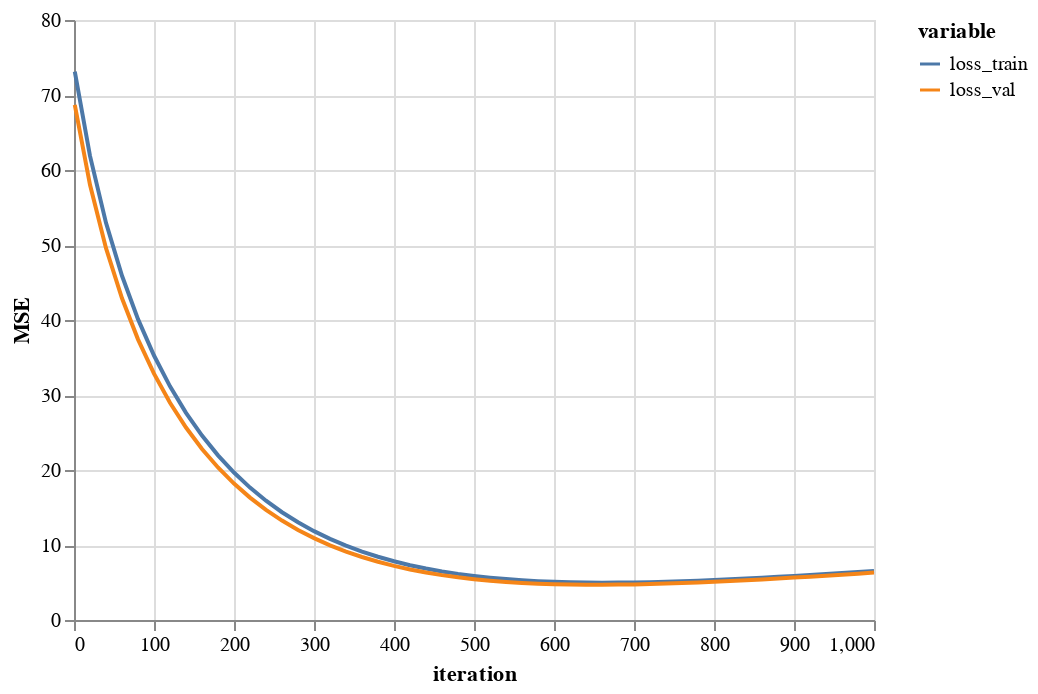

Source (notebook cell):
### Code cell
chart = alt.Chart(mf_metrics.melt("iteration")).mark_line().encode(
    x="iteration",
    y=alt.Y("value", title="MSE"),
    color="variable",
)
chart

### Figure 1 — Vega-Lite specification as saved in the notebook (floating-point values rounded to 4 significant figures)
{"config": {"view": {"continuousWidth": 400, "continuousHeight": 300}}, "data": {"name": "data-252c9db9f2d0244d4e8a87a38c740d13"}, "mark": "line", "encoding": {"color": {"field": "variable", "type": "nominal"}, "x": {"field": "iteration", "type": "quantitative"}, "y": {"field": "value", "title": "MSE", "type": "quantitative"}}, "$schema": "https://vega.github.io/schema/vega-lite/v4.17.0.json", "datasets": {"data-252c9db9f2d0244d4e8a87a38c740d13": [{"iteration": 1, "variable": "loss_train", "value": 73.13}, {"iteration": 20, "variable": "loss_train", "value": 61.88}, {"iteration": 40, "variable": "loss_train", "value": 52.95}, {"iteration": 60, "variable": "loss_train", "value": 45.9}, {"iteration": 80, "variable": "loss_train", "value": 40.11}, {"iteration": 100, "variable": "loss_train", "value": 35.26}, {"iteration": 120, "variable": "loss_train", "value": 31.15}, {"iteration": 140, "variable": "loss_train", "value": 27.62}, {"iteration": 160, "variable": "loss_train", "value": 24.58}, {"iteration": 180, "variable": "loss_train", "value": 21.95}, {"iteration": 200, "variable": "loss_train", "value": 19.66}, {"iteration": 220, "variable": "loss_train", "value": 17.65}, {"iteration": 240, "variable": "loss_train", "value": 15.9}, {"iteration": 260, "variable": "loss_train", "value": 14.37}, {"iteration": 280, "variable": "loss_train", "value": 13.03}, {"iteration": 300, "variable": "loss_train", "value": 11.85}, {"iteration": 320, "variable": "loss_train", "value": 10.82}, {"iteration": 340, "variable": "loss_train", "value": 9.911}, {"iteration": 360, "variable": "loss_train", "value": 9.12}, {"iteration": 380, "variable": "loss_train", "value": 8.43}, {"iteration": 400, "variable": "loss_train", "value": 7.83}, {"iteration": 420, "variable": "loss_train", "value": 7.309}, {"iteration": 440, "variable": "loss_train", "value": 6.86}, {"iteration": 460, "variable": "loss_train", "value": 6.476}, {"iteration": 480, "variable": "loss_train", "value": 6.148}, {"iteration": 500, "variable": "loss_train", "value": 5.872}, {"iteration": 520, "variable": "loss_train", "value": 5.641}, {"iteration": 540, "variable": "loss_train", "value": 5.453}, {"iteration": 560, "variable": "loss_train", "value": 5.301}, {"iteration": 580, "variable": "loss_train", "value": 5.183}, {"iteration": 600, "variable": "loss_train", "value": 5.095}, {"iteration": 620, "variable": "loss_train", "value": 5.034}, {"iteration": 640, "variable": "loss_train", "value": 4.997}, {"iteration": 660, "variable": "loss_train", "value": 4.983}, {"iteration": 680, "variable": "loss_train", "value": 4.988}, {"iteration": 700, "variable": "loss_train", "value": 5.01}, {"iteration": 720, "variable": "loss_train", "value": 5.048}, {"iteration": 740, "variable": "loss_train", "value": 5.101}, {"iteration": 760, "variable": "loss_train", "value": 5.166}, {"iteration": 780, "variable": "loss_train", "value": 5.243}, {"iteration": 800, "variable": "loss_train", "value": 5.329}, {"iteration": 820, "variable": "loss_train", "value": 5.425}, {"iteration": 840, "variable": "loss_train", "value": 5.529}, {"iteration": 860, "variable": "loss_train", "value": 5.639}, {"iteration": 880, "variable": "loss_train", "value": 5.756}, {"iteration": 900, "variable": "loss_train", "value": 5.878}, {"iteration": 920, "variable": "loss_train", "value": 6.005}, {"iteration": 940, "variable": "loss_train", "value": 6.137}, {"iteration": 960, "variable": "loss_train", "value": 6.271}, {"iteration": 980, "variable": "loss_train", "value": 6.409}, {"iteration": 1000, "variable": "loss_train", "value": 6.549}, {"iteration": 1, "variable": "loss_val", "value": 68.7}, {"iteration": 20, "variable": "loss_val", "value": 58.03}, {"iteration": 40, "variable": "loss_val", "value": 49.57}, {"iteration": 60, "variable": "loss_val", "value": 42.89}, {"iteration": 80, "variable": "loss_val", "value": 37.42}, {"iteration": 100, "variable": "loss_val", "value": 32.85}, {"iteration": 120, "variable": "loss_val", "value": 28.97}, {"iteration": 140, "variable": "loss_val", "value": 25.66}, {"iteration": 160, "variable": "loss_val", "value": 22.8}, {"iteration": 180, "variable": "loss_val", "value": 20.33}, {"iteration": 200, "variable": "loss_val", "value": 18.19}, {"iteration": 220, "variable": "loss_val", "value": 16.32}, {"iteration": 240, "variable": "loss_val", "value": 14.69}, {"iteration": 260, "variable": "loss_val", "value": 13.26}, {"iteration": 280, "variable": "loss_val", "value": 12.01}, {"iteration": 300, "variable": "loss_val", "value": 10.92}, {"iteration": 320, "variable": "loss_val", "value": 9.962}, {"iteration": 340, "variable": "loss_val", "value": 9.127}, {"iteration": 360, "variable": "loss_val", "value": 8.399}, {"iteration": 380, "variable": "loss_val", "value": 7.765}, {"iteration": 400, "variable": "loss_val", "value": 7.215}, {"iteration": 420, "variable": "loss_val", "value": 6.741}, {"iteration": 440, "variable": "loss_val", "value": 6.333}, {"iteration": 460, "variable": "loss_val", "value": 5.985}, {"iteration": 480, "variable": "loss_val", "value": 5.691}, {"iteration": 500, "variable": "loss_val", "value": 5.444}, {"iteration": 520, "variable": "loss_val", "value": 5.241}, {"iteration": 540, "variable": "loss_val", "value": 5.076}, {"iteration": 560, "variable": "loss_val", "value": 4.946}, {"iteration": 580, "variable": "loss_val", "value": 4.847}, {"iteration": 600, "variable": "loss_val", "value": 4.776}, {"iteration": 620, "variable": "loss_val", "value": 4.73}, {"iteration": 640, "variable": "loss_val", "value": 4.706}, {"iteration": 660, "variable": "loss_val", "value": 4.703}, {"iteration": 680, "variable": "loss_val", "value": 4.718}, {"iteration": 700, "variable": "loss_val", "value": 4.749}, {"iteration": 720, "variable": "loss_val", "value": 4.795}, {"iteration": 740, "variable": "loss_val", "value": 4.854}, {"iteration": 760, "variable": "loss_val", "value": 4.925}, {"iteration": 780, "variable": "loss_val", "value": 5.006}, {"iteration": 800, "variable": "loss_val", "value": 5.096}, {"iteration": 820, "variable": "loss_val", "value": 5.194}, {"iteration": 840, "variable": "loss_val", "value": 5.3}, {"iteration": 860, "variable": "loss_val", "value": 5.412}, {"iteration": 880, "variable": "loss_val", "value": 5.53}, {"iteration": 900, "variable": "loss_val", "value": 5.653}, {"iteration": 920, "variable": "loss_val", "value": 5.78}, {"iteration": 940, "variable": "loss_val", "value": 5.91}, {"iteration": 960, "variable": "loss_val", "value": 6.044}, {"iteration": 980, "variable": "loss_val", "value": 6.18}, {"iteration": 1000, "variable": "loss_val", "value": 6.319}]}}
